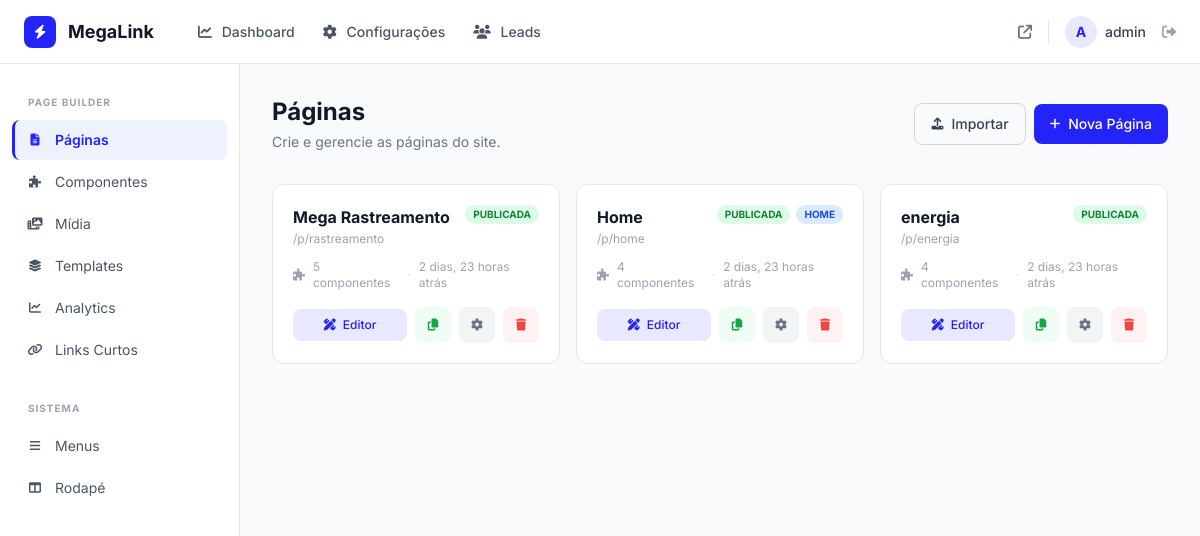
/painel/paginas (signed in), run on the app's committed database.
### builder/models.py (models this page shows, shortened)
class Page(models.Model):
    STATUS_CHOICES = [
        ('draft', 'Rascunho'),
        ('published', 'Publicada'),
        ('scheduled', 'Agendada'),
    ]
    title = models.CharField('Título', max_length=200)
    slug = models.SlugField('URL', max_length=200, unique=True,
                            help_text='Ex: black-friday, planos-empresariais')
    meta_title = models.CharField('Meta título', max_length=70, blank=True,
                                   help_text='Título para SEO (max 70 chars)')
    meta_description = models.CharField('Meta descrição', max_length=300, blank=True)
    og_image = models.ImageField('Imagem OG', upload_to='seo/', blank=True)
    canonical_url = models.URLField('URL canônica', blank=True)
    noindex = models.BooleanField('Bloquear indexação', default=False)
    status = models.CharField('Status', max_length=20, choices=STATUS_CHOICES, default='draft')
    is_homepage = models.BooleanField('É a página inicial?', default=False,
                                      help_text='Apenas uma página pode ser a inicial')
    show_header = models.BooleanField('Mostrar header', default=True)
    show_footer = models.BooleanField('Mostrar footer', default=True)
    publish_at = models.DateTimeField('Publicar em', null=True, blank=True,
                                       help_text='Agendar publicação automática')
    unpublish_at = models.DateTimeField('Despublicar em', null=True, blank=True,
                                         help_text='Agendar despublicação automática')
    created_at = models.DateTimeField(auto_now_add=True)
    updated_at = models.DateTimeField(auto_now=True)
    class Meta:
        ordering = ['-updated_at']
        verbose_name = 'Página'
        verbose_name_plural = 'Páginas'
        indexes = [
            models.Index(fields=['slug']),
            models.Index(fields=['status']),
            models.Index(fields=['is_homepage', 'status']),
        ]

### dashboard/builder_views.py (the view)
# urls.py: path('paginas', builder_views.pages_list, name='pages_list'),
@role_required('page.view')
def pages_list(request):
    pages = Page.objects.all()
    return render(request, 'dashboard/builder/pages_list.html', {
        'sidebar_active': 'pages',
        'pages': pages,
    })

### core/models.py (called while the page is built)
    @classmethod
    def load(cls):
        obj = cache.get('site_config')
        if obj is None:
            obj, _ = cls.objects.get_or_create(pk=1)
            cache.set('site_config', obj, 300)
        return obj

### dashboard/permissions.py (called while the page is built, shortened)
def _user_has_permission(user, permission):
    if user.is_superuser:
        return True

def role_required(permission):
    def decorator(view_func):
        @wraps(view_func)
        @login_required(login_url='/painel/login')
        def _wrapped(request, *args, **kwargs):
            if not _user_has_permission(request.user, permission):
                return HttpResponseForbidden(
                    '<h1>Acesso negado</h1><p>Você não tem permissão para esta ação.</p>'
                )
            return view_func(request, *args, **kwargs)
        return _wrapped
    return decorator

### templates/dashboard/builder/pages_list.html (shortened to what this page needs)
{% extends "dashboard/base.html" %}
{% block content %}
<div class="flex items-center justify-between mb-8">
    <div>
        <h1 class="text-2xl font-bold text-gray-900">Páginas</h1>
        <p class="text-gray-500 text-sm mt-1">Crie e gerencie as páginas do site.</p>
    </div>
    <div class="flex items-center gap-2">
        <form method="post" action="{% url 'dashboard:page_import' %}" enctype="multipart/form-data" class="inline">
            <label class="px-4 py-2.5 border border-gray-300 rounded-lg text-sm font-medium text-gray-700 hover:bg-gray-50 transition flex items-center gap-2 cursor-pointer">
                <i class="fa-solid fa-upload text-xs"></i> Importar
            </label>
        </form>
        <a href="{% url 'dashboard:page_add' %}" class="bg-brand text-white px-4 py-2.5 rounded-lg text-sm font-medium hover:bg-brand-dark transition flex items-center gap-2">
            <i class="fa-solid fa-plus text-xs"></i> Nova Página
        </a>
    </div>
</div>
<div class="grid grid-cols-1 md:grid-cols-2 lg:grid-cols-3 gap-4">
    {% for page in pages %}
    <div class="bg-white rounded-xl border border-gray-200 p-5 hover:shadow-md transition group">
        <div class="flex items-start justify-between mb-3">
            <div class="flex-1 min-w-0">
                <h3 class="font-bold text-gray-900 truncate">{{ page.title }}</h3>
                <p class="text-xs text-gray-400 mt-0.5">/p/{{ page.slug }}</p>
            </div>
            <div class="flex items-center gap-1.5 ml-2">
                {% if page.status == 'published' %}
                    <span class="px-2 py-0.5 text-[10px] font-bold uppercase bg-green-100 text-green-700 rounded-full">Publicada</span>
                {% else %}
                    <span class="px-2 py-0.5 text-[10px] font-bold uppercase bg-yellow-100 text-yellow-700 rounded-full">Rascunho</span>
                {% endif %}
                {% if page.is_homepage %}
                    <span class="px-2 py-0.5 text-[10px] font-bold uppercase bg-blue-100 text-blue-700 rounded-full">Home</span>
                {% endif %}
            </div>
        </div>
        <div class="flex items-center gap-2 text-xs text-gray-400 mb-4">
            <i class="fa-solid fa-puzzle-piece"></i>
            <span>{{ page.sections.count }} componente{{ page.sections.count|pluralize:"s" }}</span>
            <span class="text-gray-300">·</span>
            <span>{{ page.updated_at|timesince }} atrás</span>
        </div>
        <div class="flex items-center gap-2">
            <a href="{% url 'dashboard:visual_editor' pk=page.pk %}"
                class="flex-1 text-center py-2 bg-brand/10 text-brand rounded-lg text-xs font-medium hover:bg-brand/20 transition">
                <i class="fa-solid fa-pen-ruler mr-1"></i> Editor
            </a>
            <form method="post" action="{% url 'dashboard:page_duplicate' pk=page.pk %}" class="inline">
                <button type="submit" class="w-9 h-9 flex items-center justify-center rounded-lg bg-green-50 text-green-600 hover:bg-green-100 transition text-xs" title="Duplicar">
                    <i class="fa-solid fa-copy"></i>
                </button>
            </form>
            <a href="{% url 'dashboard:page_edit' pk=page.pk %}"
                class="w-9 h-9 flex items-center justify-center rounded-lg bg-gray-100 text-gray-500 hover:bg-gray-200 transition text-xs" title="Configurações">
                <i class="fa-solid fa-gear"></i>
            </a>
            <form method="post" action="{% url 'dashboard:page_delete' pk=page.pk %}" class="inline"
                  onsubmit="return confirm('Excluir página &quot;{{ page.title }}&quot;?')">
                <button type="submit" class="w-9 h-9 flex items-center justify-center rounded-lg bg-red-50 text-red-500 hover:bg-red-100 transition text-xs">
                    <i class="fa-solid fa-trash"></i>
                </button>
            </form>
        </div>
    </div>
    {% endfor %}
</div>
{% endblock %}

### templates/dashboard/base.html (shortened to what this page needs)
{% load static %}
<!DOCTYPE html>
<html lang="pt-BR">
<head>
    <link rel="stylesheet" href="https://cdnjs.cloudflare.com/ajax/libs/font-awesome/6.5.1/css/all.min.css">
    <script src="https://cdn.tailwindcss.com"></script>
</head>
<body class="font-sans bg-gray-50 text-gray-800 antialiased">
    <nav class="fixed top-0 left-0 right-0 z-50 bg-white border-b border-gray-200 h-16">
        <div class="flex items-center justify-between h-full px-6">
            <div class="flex items-center gap-8">
                <a href="{% url 'dashboard:index' %}" class="flex items-center gap-3">
                    <div class="w-8 h-8 bg-brand rounded-lg flex items-center justify-center">
                        <i class="fa-solid fa-bolt text-white text-sm"></i>
                    </div>
                    <span class="text-lg font-bold text-gray-900">MegaLink</span>
                </a>
                <div class="hidden lg:flex items-center gap-1">
                    <a href="{% url 'dashboard:index' %}" class="px-3 py-2 text-sm font-medium rounded-lg {% if nav_active == 'dashboard' %}bg-brand text-white{% else %}text-gray-600 hover:bg-gray-100{% endif %} transition">
                        <i class="fa-solid fa-chart-line mr-1.5"></i> Dashboard
                    </a>
                    <a href="{% url 'dashboard:config' %}" class="px-3 py-2 text-sm font-medium rounded-lg {% if nav_active == 'config' %}bg-brand text-white{% else %}text-gray-600 hover:bg-gray-100{% endif %} transition">
                        <i class="fa-solid fa-gear mr-1.5"></i> Configurações
                    </a>
                    <a href="{% url 'dashboard:leads_list' %}" class="px-3 py-2 text-sm font-medium rounded-lg {% if nav_active == 'leads' %}bg-brand text-white{% else %}text-gray-600 hover:bg-gray-100{% endif %} transition">
                        <i class="fa-solid fa-users mr-1.5"></i> Leads
                    </a>
                </div>
            </div>
            <div class="flex items-center gap-4">
                <a href="{% url 'homepage' %}" target="_blank" class="text-sm text-gray-500 hover:text-brand transition" title="Ver site">
                    <i class="fa-solid fa-arrow-up-right-from-square"></i>
                </a>
                <div class="flex items-center gap-2">
                    <div class="w-8 h-8 bg-brand/10 text-brand rounded-full flex items-center justify-center text-sm font-bold">
                        {{ user.username|first|upper }}
                    </div>
                    <span class="text-sm font-medium text-gray-700 hidden sm:block">{{ user.username }}</span>
                </div>
                <a href="{% url 'dashboard:logout' %}" class="text-gray-400 hover:text-red-500 transition text-sm" title="Sair">
                    <i class="fa-solid fa-right-from-bracket"></i>
                </a>
            </div>
        </div>
    </nav>
    <div class="flex pt-16">
        <aside class="fixed left-0 top-16 bottom-0 w-60 bg-white border-r border-gray-200 overflow-y-auto z-40">
            <div class="py-6">
                <div class="px-4 mb-2">
                    <span class="text-[10px] font-bold uppercase tracking-widest text-gray-400 px-3">Page Builder</span>
                </div>
                <nav class="space-y-0.5 px-3">
                    <a href="{% url 'dashboard:pages_list' %}" class="sidebar-link flex items-center gap-3 px-3 py-2.5 rounded-lg text-sm text-gray-600 transition {% if sidebar_active == 'pages' %}active{% endif %}">
                        <i class="fa-solid fa-file-lines w-4 text-center text-xs"></i> Páginas
                    </a>
                    <a href="{% url 'dashboard:components_list' %}" class="sidebar-link flex items-center gap-3 px-3 py-2.5 rounded-lg text-sm text-gray-600 transition {% if sidebar_active == 'components' %}active{% endif %}">
                        <i class="fa-solid fa-puzzle-piece w-4 text-center text-xs"></i> Componentes
                    </a>
                    <a href="{% url 'dashboard:media_list' %}" class="sidebar-link flex items-center gap-3 px-3 py-2.5 rounded-lg text-sm text-gray-600 transition {% if sidebar_active == 'media' %}active{% endif %}">
                        <i class="fa-solid fa-photo-film w-4 text-center text-xs"></i> Mídia
                    </a>
                    <a href="{% url 'dashboard:templates_list' %}" class="sidebar-link flex items-center gap-3 px-3 py-2.5 rounded-lg text-sm text-gray-600 transition {% if sidebar_active == 'templates' %}active{% endif %}">
                        <i class="fa-solid fa-layer-group w-4 text-center text-xs"></i> Templates
                    </a>
                    <a href="{% url 'dashboard:analytics' %}" class="sidebar-link flex items-center gap-3 px-3 py-2.5 rounded-lg text-sm text-gray-600 transition {% if sidebar_active == 'analytics' %}active{% endif %}">
                        <i class="fa-solid fa-chart-line w-4 text-center text-xs"></i> Analytics
                    </a>
                    <a href="{% url 'dashboard:links_list' %}" class="sidebar-link flex items-center gap-3 px-3 py-2.5 rounded-lg text-sm text-gray-600 transition {% if sidebar_active == 'shortener' %}active{% endif %}">
                        <i class="fa-solid fa-link w-4 text-center text-xs"></i> Links Curtos
                    </a>
                </nav>
                <div class="px-4 mt-6 mb-2">
                    <span class="text-[10px] font-bold uppercase tracking-widest text-gray-400 px-3">Sistema</span>
                </div>
                <nav class="space-y-0.5 px-3">
                    <a href="{% url 'dashboard:menus_list' %}" class="sidebar-link flex items-center gap-3 px-3 py-2.5 rounded-lg text-sm text-gray-600 transition {% if sidebar_active == 'menus' %}active{% endif %}">
                        <i class="fa-solid fa-bars w-4 text-center text-xs"></i> Menus
                    </a>
                    <a href="{% url 'dashboard:footer_list' %}" class="sidebar-link flex items-center gap-3 px-3 py-2.5 rounded-lg text-sm text-gray-600 transition {% if sidebar_active == 'footer' %}active{% endif %}">
                        <i class="fa-solid fa-table-columns w-4 text-center text-xs"></i> Rodapé
                    </a>
                </nav>
            </div>
        </aside>
        <main class="flex-1 ml-60 min-h-screen">
            <div class="p-8">
                {% block content %}{% endblock %}
            </div>
        </main>
    </div>
</body>
</html>

### templates/dashboard/base.html (style rules this page uses)
.sidebar-link.active { color: #2323FA; font-weight: 600; background: #eef2ff; border-left: 3px solid #2323FA; }
.sidebar-link { border-left: 3px solid transparent; }

### data on the page
Page: title "Mega Rastreamento", slug "rastreamento", status "PUBLICADA", sections.count "5", updated_at "2 dias, 23 horas"
Page: title "Home", slug "home", status "PUBLICADA", is_homepage "HOME", sections.count "4", updated_at "2 dias, 23 horas"
Page: title "energia", slug "energia", status "PUBLICADA", sections.count "4", updated_at "2 dias, 23 horas"

### other printed values
{{ user.username|first|upper }} "A"
{{ user.username }} "admin"
